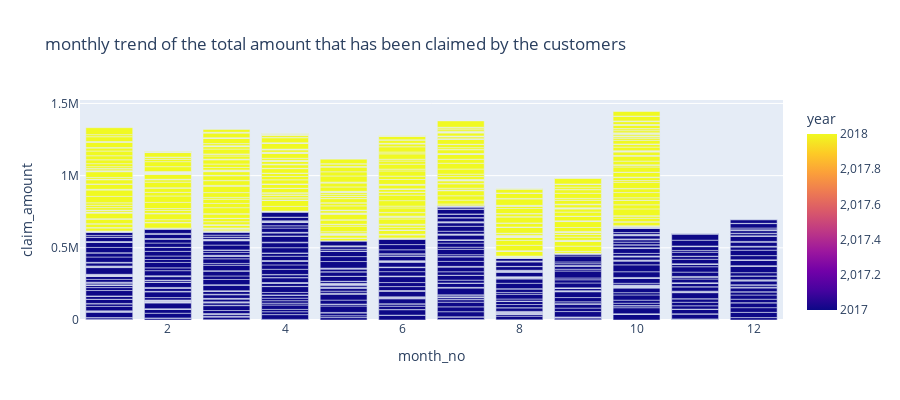

Here is the notebook cell this chart was saved with:
### Code cell
fig= px.bar(cust_claim_data_time_line1, x='month_no', y='claim_amount', color='year', barmode='group', height=400, title='monthly trend of the total amount that has been claimed by the customers')
fig.show()

### Figure 1 — Plotly figure (JSON) as saved in the notebook; plotly's stock layout.template omitted (floating-point values rounded to 4 significant figures; data arrays with more than 128 entries replaced by an {"elided": "..."} marker saying what was removed)
{"data": [{"alignmentgroup": "True", "hovertemplate": "month_no=%{x}<br>claim_amount=%{y}<br>year=%{marker.color}<extra></extra>", "legendgroup": "", "marker": {"color": {"elided": "1085 int values"}, "coloraxis": "coloraxis", "pattern": {"shape": ""}}, "name": "", "offsetgroup": "", "orientation": "v", "showlegend": false, "textposition": "auto", "type": "bar", "x": {"elided": "1085 int values"}, "xaxis": "x", "y": {"elided": "1085 float values"}, "yaxis": "y"}], "layout": {"barmode": "group", "coloraxis": {"colorbar": {"title": {"text": "year"}}, "colorscale": [[0, "#0d0887"], [0.1111, "#46039f"], [0.2222, "#7201a8"], [0.3333, "#9c179e"], [0.4444, "#bd3786"], [0.5556, "#d8576b"], [0.6667, "#ed7953"], [0.7778, "#fb9f3a"], [0.8889, "#fdca26"], [1, "#f0f921"]]}, "height": 400, "legend": {"tracegroupgap": 0}, "title": {"text": "monthly trend of the total amount that has been claimed by the customers"}, "xaxis": {"anchor": "y", "domain": [0, 1], "title": {"text": "month_no"}}, "yaxis": {"anchor": "x", "domain": [0, 1], "title": {"text": "claim_amount"}}}}
